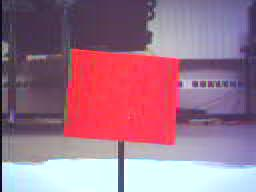
#> input picture hw1/redRef.jpg, 256 x 192 px, given in place of the camera
$ python hw4.py   (older library calls are emulated)
#> lines starting #> are read from the running program, lines starting #| are printed output that depends on the picture; after the words box and inside, x2 and y2 are one past the last pixel; in counts of white or black regions, pixels touching at a corner belong together
# Robotics HW4
# Author: Taylor Keppler
# Computer Vision nonsense.

import cv2
import numpy
import copy

#------------- Task One: Motion Tracking ----------------
# from video capture, determine areas of movement
# quality of program varies widely with qaulity of light in vidCam area

# [38 lines left out: functions vidCapture, findMovement, not called in this run]

# vidCapture()

#----------------- Task Two ----------------
'''
A = cv2.imread("Apic.jpg")
cv2.cvtColor(A, cv2.COLOR_BGR2GRAY)
B = cv2.imread("Bpic.jpg")
cv2.cvtColor(B, cv2.COLOR_BGR2GRAY)
C = cv2.imread("Cpic.jpg")
cv2.cvtColor(C, cv2.COLOR_BGR2GRAY)
'''


def vidCapture2():
    vidCap = cv2.VideoCapture(0)
    ret, practiceImg = vidCap.read()
#> practiceImg is the input picture: shape (192, 256, 3); mean B, G, R 138.1, 116.4, 158.8
    h, w, c = practiceImg.shape
#> h = 192; w = 256; c = 3
    stopBool = True
    countList = []
    font = cv2.FONT_HERSHEY_DUPLEX
    while stopBool:
        ret, img1 = vidCap.read()
        rectArray = findBox(img1)
        xStep = 10
        for x, y, w, h in rectArray:
            crop, color = examineBox((x, y, w, h), img1)
            crop, count = identifyLetter(crop)
            countList.append(count)
            if len(countList) >= 5:
                writeStr = ''
                avg = int(sum(countList) / len(countList))
                if avg == 0:
                    writeStr = 'C'
                elif avg == 2:
                    writeStr = 'A'
                elif avg == 3:
                    writeStr = 'B'
                if writeStr != '':
                    cv2.putText(img1, writeStr, (xStep, h - 20), font, 3, (255, 255, 255), thickness=3)
                    xStep += 30
                countList.pop(0)
            cv2.imshow("crop", crop)
            cv2.rectangle(img1, (x,y), (x+w, y+h), color, 2)
        cv2.imshow("img", img1)
        quit = cv2.waitKey(1)
        if (quit > -1) and (chr(quit) == 'q'):
            stopBool = False
    cv2.destroyAllWindows()
    vidCap.release()
    return

def findBox(img):
    rectArray = []
    gray = cv2.cvtColor(img, cv2.COLOR_BGR2GRAY)
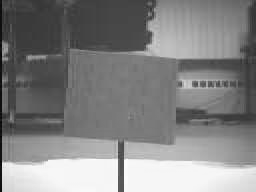
#> gray: shape (192, 256); min 4, max 254, mean 131.5
    white = copy.copy(gray)
    white.fill(255)
#> white: shape (192, 256); every value is 255
    blur = cv2.blur(gray, (3, 3))
    subtract = cv2.subtract(white, blur)
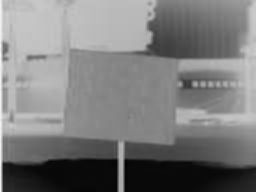
#> subtract: shape (192, 256); min 4, max 248, mean 123.5
    cv2.threshold(subtract, 40, 255, cv2.THRESH_BINARY_INV, subtract)
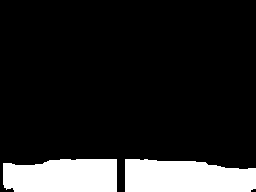
#> subtract: shape (192, 256); 14.8% white; 2 white regions
    contours = cv2.findContours(subtract, cv2.RETR_EXTERNAL, cv2.CHAIN_APPROX_SIMPLE)[-2]
#> contours = 2 contours; box (x1, y1, x2, y2) and area: (125, 159, 256, 192) 3620, (3, 159, 117, 192) 3336
    for contour in contours:
        rect = cv2.boundingRect(contour)
        if rect[2] > 90 and rect[3] > 90:
            rectArray.append(rect)
#> this loop made 2 passes
#> rect on passes 1 to 2: (125, 159, 131, 33), (3, 159, 114, 33)
#> after the loop, rectArray = []
    return rectArray

# [30 lines left out: functions examineBox, identifyLetter, not called in this run]


vidCapture2()
#> after the loop in vidCapture2, `for x, y, w, h in rectArray:`: xStep = 10
#> (key Esc is pressed here)
